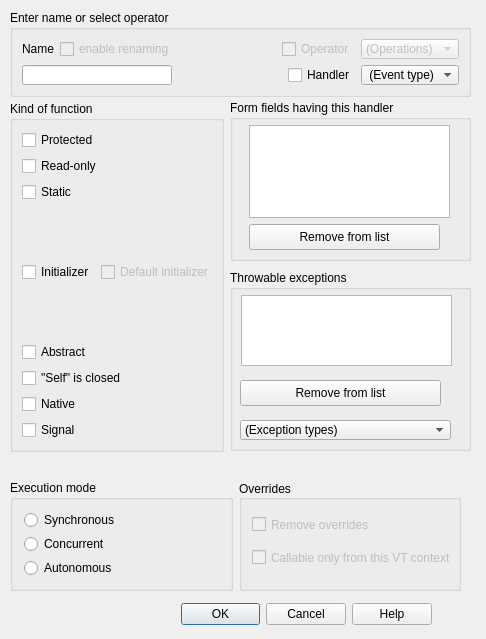
<ui version="4.0" >
 <class>IDD_FuncBox</class>
 <widget class="QDialog" name="IDD_FuncBox" >
  <property name="geometry" >
   <rect>
    <x>0</x>
    <y>0</y>
    <width>486</width>
    <height>639</height>
   </rect>
  </property>
  <property name="windowTitle" >
   <string>Function</string>
  </property>
<widget class="QWidget" name="layoutWidget2" >
   <property name="geometry" >
    <rect>
     <x>10</x>
     <y>600</y>
     <width>422</width>
     <height>28</height>
    </rect>
   </property>
   <layout class="QHBoxLayout" >
    <property name="margin" >
     <number>0</number>
    </property>
    <property name="spacing" >
     <number>6</number>
    </property>
    <item>
     <spacer>
      <property name="orientation" >
       <enum>Qt::Horizontal</enum>
      </property>
      <property name="sizeType" >
       <enum>QSizePolicy::Expanding</enum>
      </property>
      <property name="sizeHint" >
       <size>
        <width>171</width>
        <height>26</height>
       </size>
      </property>
     </spacer>
    </item>
    <item>
     <widget class="QPushButton" name="ID_OK" >
      <property name="sizePolicy" >
       <sizepolicy>
        <hsizetype>0</hsizetype>
        <vsizetype>0</vsizetype>
        <horstretch>0</horstretch>
        <verstretch>0</verstretch>
       </sizepolicy>
      </property>
      <property name="minimumSize" >
       <size>
        <width>1</width>
        <height>0</height>
       </size>
      </property>
      <property name="focusPolicy" >
       <enum>Qt::NoFocus</enum>
      </property>
      <property name="text" >
       <string>OK</string>
      </property>
      <property name="default" >
       <bool>true</bool>
      </property>
     </widget>
    </item>
    <item>
     <widget class="QPushButton" name="ID_CANCEL" >
      <property name="sizePolicy" >
       <sizepolicy>
        <hsizetype>0</hsizetype>
        <vsizetype>0</vsizetype>
        <horstretch>0</horstretch>
        <verstretch>0</verstretch>
       </sizepolicy>
      </property>
      <property name="minimumSize" >
       <size>
        <width>1</width>
        <height>0</height>
       </size>
      </property>
      <property name="focusPolicy" >
       <enum>Qt::NoFocus</enum>
      </property>
      <property name="text" >
       <string>Cancel</string>
      </property>
     </widget>
    </item>
    <item>
     <widget class="QPushButton" name="ID_HELP" >
      <property name="sizePolicy" >
       <sizepolicy>
        <hsizetype>0</hsizetype>
        <vsizetype>0</vsizetype>
        <horstretch>0</horstretch>
        <verstretch>0</verstretch>
       </sizepolicy>
      </property>
      <property name="minimumSize" >
       <size>
        <width>1</width>
        <height>0</height>
       </size>
      </property>
      <property name="focusPolicy" >
       <enum>Qt::NoFocus</enum>
      </property>
      <property name="text" >
       <string>Help</string>
      </property>
     </widget>
    </item>
   </layout>
  </widget>
  <widget class="QGroupBox" name="GroupBox_IDC_STATIC22" >
   <property name="geometry" >
    <rect>
     <x>10</x>
     <y>101</y>
     <width>214</width>
     <height>351</height>
    </rect>
   </property>
   <property name="sizePolicy" >
    <sizepolicy>
     <hsizetype>1</hsizetype>
     <vsizetype>1</vsizetype>
     <horstretch>0</horstretch>
     <verstretch>0</verstretch>
    </sizepolicy>
   </property>
   <property name="minimumSize" >
    <size>
     <width>1</width>
     <height>0</height>
    </size>
   </property>
   <property name="focusPolicy" >
    <enum>Qt::NoFocus</enum>
   </property>
   <property name="title" >
    <string>Kind of function</string>
   </property>
   <layout class="QVBoxLayout" >
    <property name="margin" >
     <number>9</number>
    </property>
    <property name="spacing" >
     <number>6</number>
    </property>
    <item>
     <widget class="QCheckBox" name="Protected" >
      <property name="sizePolicy" >
       <sizepolicy>
        <hsizetype>0</hsizetype>
        <vsizetype>0</vsizetype>
        <horstretch>0</horstretch>
        <verstretch>0</verstretch>
       </sizepolicy>
      </property>
      <property name="focusPolicy" >
       <enum>Qt::StrongFocus</enum>
      </property>
      <property name="text" >
       <string>Protected</string>
      </property>
     </widget>
    </item>
    <item>
     <widget class="QCheckBox" name="ConstFunc" >
      <property name="sizePolicy" >
       <sizepolicy>
        <hsizetype>0</hsizetype>
        <vsizetype>0</vsizetype>
        <horstretch>0</horstretch>
        <verstretch>0</verstretch>
       </sizepolicy>
      </property>
      <property name="focusPolicy" >
       <enum>Qt::StrongFocus</enum>
      </property>
      <property name="text" >
       <string>Read-only</string>
      </property>
     </widget>
    </item>
    <item>
     <widget class="QCheckBox" name="StaticFunc" >
      <property name="sizePolicy" >
       <sizepolicy>
        <hsizetype>0</hsizetype>
        <vsizetype>0</vsizetype>
        <horstretch>0</horstretch>
        <verstretch>0</verstretch>
       </sizepolicy>
      </property>
      <property name="focusPolicy" >
       <enum>Qt::StrongFocus</enum>
      </property>
      <property name="text" >
       <string>Static</string>
      </property>
     </widget>
    </item>
    <item>
     <layout class="QHBoxLayout" >
      <property name="margin" >
       <number>0</number>
      </property>
      <property name="spacing" >
       <number>6</number>
      </property>
      <item>
       <widget class="QCheckBox" name="Initializer" >
        <property name="focusPolicy" >
         <enum>Qt::StrongFocus</enum>
        </property>
        <property name="text" >
         <string>Initializer</string>
        </property>
       </widget>
      </item>
      <item>
       <widget class="QCheckBox" name="DefaultIni" >
        <property name="enabled" >
         <bool>false</bool>
        </property>
        <property name="sizePolicy" >
         <sizepolicy>
          <hsizetype>1</hsizetype>
          <vsizetype>5</vsizetype>
          <horstretch>0</horstretch>
          <verstretch>0</verstretch>
         </sizepolicy>
        </property>
        <property name="focusPolicy" >
         <enum>Qt::StrongFocus</enum>
        </property>
        <property name="text" >
         <string>Default initializer</string>
        </property>
       </widget>
      </item>
     </layout>
    </item>
    <item>
     <widget class="QCheckBox" name="Abstract" >
      <property name="sizePolicy" >
       <sizepolicy>
        <hsizetype>0</hsizetype>
        <vsizetype>0</vsizetype>
        <horstretch>0</horstretch>
        <verstretch>0</verstretch>
       </sizepolicy>
      </property>
      <property name="focusPolicy" >
       <enum>Qt::StrongFocus</enum>
      </property>
      <property name="text" >
       <string>Abstract</string>
      </property>
     </widget>
    </item>
    <item>
     <widget class="QCheckBox" name="Closed" >
      <property name="whatsThis" >
       <string>The "self" object of this function may be unfinished, i.e., not yet fully initialized and therefore "closed": its members cannot yet be used</string>
      </property>
      <property name="text" >
       <string>"Self" is closed</string>
      </property>
     </widget>
    </item>
    <item>
     <widget class="QCheckBox" name="Native" >
      <property name="sizePolicy" >
       <sizepolicy>
        <hsizetype>0</hsizetype>
        <vsizetype>0</vsizetype>
        <horstretch>0</horstretch>
        <verstretch>0</verstretch>
       </sizepolicy>
      </property>
      <property name="focusPolicy" >
       <enum>Qt::StrongFocus</enum>
      </property>
      <property name="text" >
       <string>Native</string>
      </property>
     </widget>
    </item>
    <item>
     <widget class="QCheckBox" name="Signal" >
      <property name="sizePolicy" >
       <sizepolicy>
        <hsizetype>0</hsizetype>
        <vsizetype>0</vsizetype>
        <horstretch>0</horstretch>
        <verstretch>0</verstretch>
       </sizepolicy>
      </property>
      <property name="focusPolicy" >
       <enum>Qt::StrongFocus</enum>
      </property>
      <property name="text" >
       <string>Signal</string>
      </property>
     </widget>
    </item>
   </layout>
  </widget>
  <widget class="QWidget" name="layoutWidget" >
   <property name="geometry" >
    <rect>
     <x>10</x>
     <y>480</y>
     <width>451</width>
     <height>111</height>
    </rect>
   </property>
   <layout class="QHBoxLayout" >
    <property name="margin" >
     <number>0</number>
    </property>
    <property name="spacing" >
     <number>6</number>
    </property>
    <item>
     <widget class="QGroupBox" name="BGroup_ExecMode" >
      <property name="sizePolicy" >
       <sizepolicy>
        <hsizetype>1</hsizetype>
        <vsizetype>1</vsizetype>
        <horstretch>0</horstretch>
        <verstretch>0</verstretch>
       </sizepolicy>
      </property>
      <property name="minimumSize" >
       <size>
        <width>1</width>
        <height>0</height>
       </size>
      </property>
      <property name="title" >
       <string>Execution mode</string>
      </property>
      <layout class="QVBoxLayout" >
       <property name="margin" >
        <number>11</number>
       </property>
       <property name="spacing" >
        <number>6</number>
       </property>
       <item>
        <widget class="QRadioButton" name="Synch" >
         <property name="focusPolicy" >
          <enum>Qt::StrongFocus</enum>
         </property>
         <property name="text" >
          <string>Synchronous</string>
         </property>
        </widget>
       </item>
       <item>
        <widget class="QRadioButton" name="Concurrent" >
         <property name="focusPolicy" >
          <enum>Qt::StrongFocus</enum>
         </property>
         <property name="text" >
          <string>Concurrent</string>
         </property>
        </widget>
       </item>
       <item>
        <widget class="QRadioButton" name="Independent" >
         <property name="focusPolicy" >
          <enum>Qt::StrongFocus</enum>
         </property>
         <property name="text" >
          <string>Autonomous</string>
         </property>
        </widget>
       </item>
      </layout>
     </widget>
    </item>
    <item>
     <widget class="QGroupBox" name="GroupBox_IDC_STATIC25" >
      <property name="sizePolicy" >
       <sizepolicy>
        <hsizetype>1</hsizetype>
        <vsizetype>1</vsizetype>
        <horstretch>0</horstretch>
        <verstretch>0</verstretch>
       </sizepolicy>
      </property>
      <property name="minimumSize" >
       <size>
        <width>1</width>
        <height>0</height>
       </size>
      </property>
      <property name="focusPolicy" >
       <enum>Qt::NoFocus</enum>
      </property>
      <property name="title" >
       <string>Overrides</string>
      </property>
      <property name="alignment" >
       <set>Qt::AlignVCenter</set>
      </property>
      <widget class="QCheckBox" name="RMOverrides" >
       <property name="enabled" >
        <bool>false</bool>
       </property>
       <property name="geometry" >
        <rect>
         <x>13</x>
         <y>35</y>
         <width>199</width>
         <height>19</height>
        </rect>
       </property>
       <property name="focusPolicy" >
        <enum>Qt::StrongFocus</enum>
       </property>
       <property name="text" >
        <string>Remove overrides</string>
       </property>
      </widget>
      <widget class="QCheckBox" name="EnforceOver" >
       <property name="enabled" >
        <bool>false</bool>
       </property>
       <property name="geometry" >
        <rect>
         <x>13</x>
         <y>68</y>
         <width>199</width>
         <height>19</height>
        </rect>
       </property>
       <property name="focusPolicy" >
        <enum>Qt::StrongFocus</enum>
       </property>
       <property name="text" >
        <string>Callable only from this VT context</string>
       </property>
      </widget>
     </widget>
    </item>
   </layout>
  </widget>
  <widget class="QGroupBox" name="GroupBox_IDC_STATIC24" >
   <property name="geometry" >
    <rect>
     <x>230</x>
     <y>270</y>
     <width>241</width>
     <height>181</height>
    </rect>
   </property>
   <property name="sizePolicy" >
    <sizepolicy>
     <hsizetype>1</hsizetype>
     <vsizetype>1</vsizetype>
     <horstretch>0</horstretch>
     <verstretch>0</verstretch>
    </sizepolicy>
   </property>
   <property name="minimumSize" >
    <size>
     <width>1</width>
     <height>0</height>
    </size>
   </property>
   <property name="focusPolicy" >
    <enum>Qt::NoFocus</enum>
   </property>
   <property name="title" >
    <string>Throwable exceptions</string>
   </property>
   <property name="alignment" >
    <set>Qt::AlignTop</set>
   </property>
   <widget class="QPushButton" name="DelInherits" >
    <property name="geometry" >
     <rect>
      <x>10</x>
      <y>110</y>
      <width>201</width>
      <height>26</height>
     </rect>
    </property>
    <property name="focusPolicy" >
     <enum>Qt::NoFocus</enum>
    </property>
    <property name="text" >
     <string>Remove from list</string>
    </property>
   </widget>
   <widget class="QComboBox" name="NamedTypes" >
    <property name="geometry" >
     <rect>
      <x>10</x>
      <y>150</y>
      <width>211</width>
      <height>20</height>
     </rect>
    </property>
    <item>
     <property name="text" >
      <string>(Exception types)</string>
     </property>
    </item>
   </widget>
   <widget class="QListWidget" name="Inherits" >
    <property name="enabled" >
     <bool>true</bool>
    </property>
    <property name="geometry" >
     <rect>
      <x>11</x>
      <y>25</y>
      <width>211</width>
      <height>71</height>
     </rect>
    </property>
    <property name="sizePolicy" >
     <sizepolicy>
      <hsizetype>0</hsizetype>
      <vsizetype>3</vsizetype>
      <horstretch>0</horstretch>
      <verstretch>0</verstretch>
     </sizepolicy>
    </property>
   </widget>
  </widget>
  <widget class="QGroupBox" name="groupBox" >
   <property name="geometry" >
    <rect>
     <x>230</x>
     <y>100</y>
     <width>241</width>
     <height>161</height>
    </rect>
   </property>
   <property name="sizePolicy" >
    <sizepolicy>
     <hsizetype>1</hsizetype>
     <vsizetype>1</vsizetype>
     <horstretch>0</horstretch>
     <verstretch>0</verstretch>
    </sizepolicy>
   </property>
   <property name="title" >
    <string>Form fields having this handler</string>
   </property>
   <widget class="QPushButton" name="FieldRemove" >
    <property name="geometry" >
     <rect>
      <x>19</x>
      <y>124</y>
      <width>191</width>
      <height>26</height>
     </rect>
    </property>
    <property name="text" >
     <string>Remove from list</string>
    </property>
   </widget>
   <widget class="QListWidget" name="FieldList" >
    <property name="geometry" >
     <rect>
      <x>19</x>
      <y>25</y>
      <width>201</width>
      <height>93</height>
     </rect>
    </property>
    <property name="sizePolicy" >
     <sizepolicy>
      <hsizetype>0</hsizetype>
      <vsizetype>7</vsizetype>
      <horstretch>0</horstretch>
      <verstretch>0</verstretch>
     </sizepolicy>
    </property>
   </widget>
  </widget>
  <widget class="QGroupBox" name="GroupBox_IDC_STATIC21" >
   <property name="geometry" >
    <rect>
     <x>10</x>
     <y>10</y>
     <width>461</width>
     <height>87</height>
    </rect>
   </property>
   <property name="sizePolicy" >
    <sizepolicy>
     <hsizetype>1</hsizetype>
     <vsizetype>1</vsizetype>
     <horstretch>0</horstretch>
     <verstretch>0</verstretch>
    </sizepolicy>
   </property>
   <property name="focusPolicy" >
    <enum>Qt::NoFocus</enum>
   </property>
   <property name="title" >
    <string>Enter name or select operator</string>
   </property>
   <layout class="QGridLayout" >
    <property name="margin" >
     <number>9</number>
    </property>
    <property name="spacing" >
     <number>6</number>
    </property>
    <item row="0" column="2" >
     <widget class="QCheckBox" name="CHECKOp" >
      <property name="enabled" >
       <bool>false</bool>
      </property>
      <property name="focusPolicy" >
       <enum>Qt::StrongFocus</enum>
      </property>
      <property name="text" >
       <string>Operator</string>
      </property>
     </widget>
    </item>
    <item row="0" column="3" >
     <widget class="QComboBox" name="CMBOperator" >
      <property name="enabled" >
       <bool>false</bool>
      </property>
      <item>
       <property name="text" >
        <string>(Operations)</string>
       </property>
      </item>
     </widget>
    </item>
    <item row="0" column="0" >
     <layout class="QHBoxLayout" >
      <property name="margin" >
       <number>0</number>
      </property>
      <property name="spacing" >
       <number>6</number>
      </property>
      <item>
       <widget class="QLabel" name="Label_IDC_STATIC46" >
        <property name="focusPolicy" >
         <enum>Qt::NoFocus</enum>
        </property>
        <property name="text" >
         <string>Name</string>
        </property>
        <property name="alignment" >
         <set>Qt::AlignLeading|Qt::AlignLeft|Qt::AlignVCenter</set>
        </property>
       </widget>
      </item>
      <item>
       <widget class="QCheckBox" name="EnableName" >
        <property name="enabled" >
         <bool>false</bool>
        </property>
        <property name="focusPolicy" >
         <enum>Qt::StrongFocus</enum>
        </property>
        <property name="text" >
         <string>enable renaming</string>
        </property>
       </widget>
      </item>
     </layout>
    </item>
    <item row="0" column="1" >
     <spacer>
      <property name="orientation" >
       <enum>Qt::Horizontal</enum>
      </property>
      <property name="sizeHint" >
       <size>
        <width>61</width>
        <height>16</height>
       </size>
      </property>
     </spacer>
    </item>
    <item row="1" column="0" colspan="4" >
     <layout class="QHBoxLayout" >
      <property name="margin" >
       <number>0</number>
      </property>
      <property name="spacing" >
       <number>6</number>
      </property>
      <item>
       <widget class="QLineEdit" name="NewName" >
        <property name="sizePolicy" >
         <sizepolicy>
          <hsizetype>0</hsizetype>
          <vsizetype>0</vsizetype>
          <horstretch>0</horstretch>
          <verstretch>0</verstretch>
         </sizepolicy>
        </property>
        <property name="minimumSize" >
         <size>
          <width>150</width>
          <height>0</height>
         </size>
        </property>
        <property name="focusPolicy" >
         <enum>Qt::StrongFocus</enum>
        </property>
        <property name="alignment" >
         <set>Qt::AlignLeading</set>
        </property>
       </widget>
      </item>
      <item>
       <spacer>
        <property name="orientation" >
         <enum>Qt::Horizontal</enum>
        </property>
        <property name="sizeType" >
         <enum>QSizePolicy::Expanding</enum>
        </property>
        <property name="sizeHint" >
         <size>
          <width>61</width>
          <height>16</height>
         </size>
        </property>
       </spacer>
      </item>
      <item>
       <widget class="QCheckBox" name="CHECKHandler" >
        <property name="text" >
         <string>Handler</string>
        </property>
       </widget>
      </item>
      <item>
       <widget class="QComboBox" name="EventType" >
        <item>
         <property name="text" >
          <string> (Event type)</string>
         </property>
        </item>
       </widget>
      </item>
     </layout>
    </item>
   </layout>
  </widget>
 </widget>
 <layoutdefault spacing="6" margin="11" />
 <tabstops>
  <tabstop>NewName</tabstop>
  <tabstop>EnableName</tabstop>
  <tabstop>CHECKOp</tabstop>
  <tabstop>CMBOperator</tabstop>
  <tabstop>Protected</tabstop>
  <tabstop>ConstFunc</tabstop>
  <tabstop>StaticFunc</tabstop>
  <tabstop>Initializer</tabstop>
  <tabstop>DefaultIni</tabstop>
  <tabstop>Abstract</tabstop>
  <tabstop>Native</tabstop>
  <tabstop>Signal</tabstop>
  <tabstop>Synch</tabstop>
  <tabstop>Concurrent</tabstop>
  <tabstop>Independent</tabstop>
  <tabstop>Inherits</tabstop>
  <tabstop>NamedTypes</tabstop>
  <tabstop>RMOverrides</tabstop>
  <tabstop>EnforceOver</tabstop>
 </tabstops>
 <resources/>
 <connections/>
</ui>
